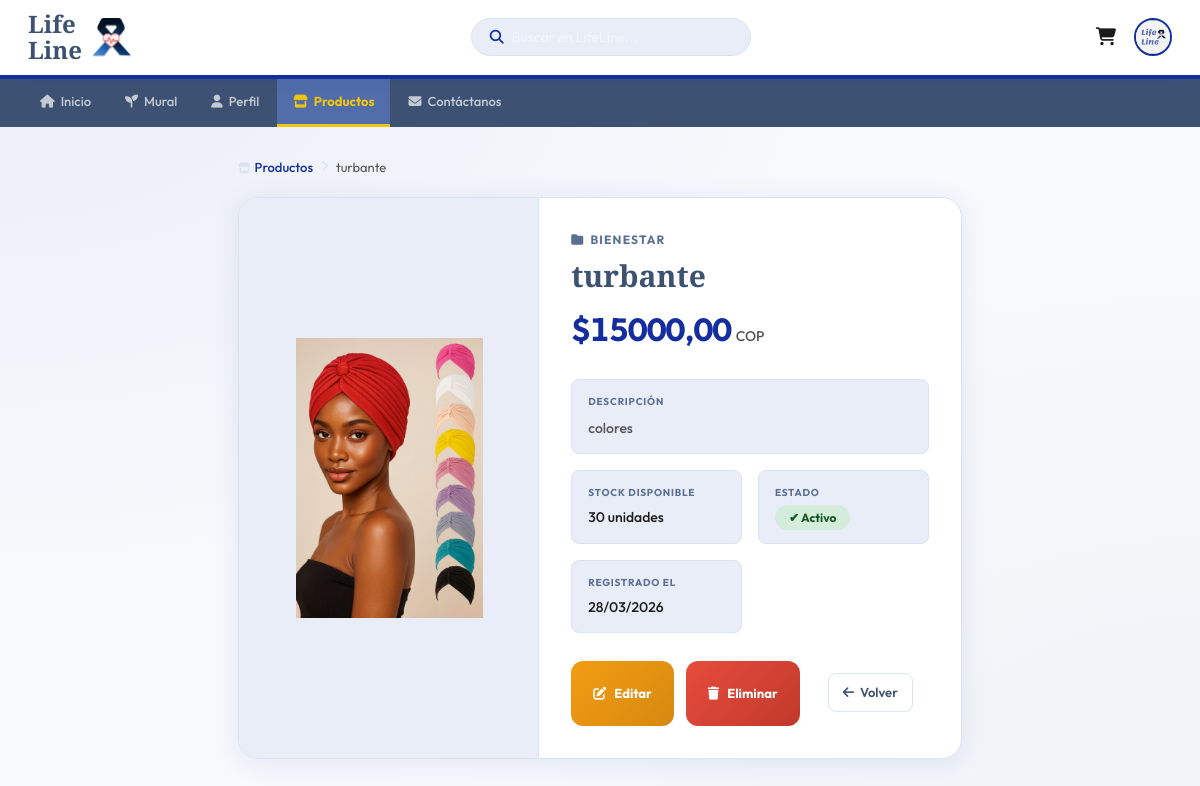
Page /productos/detalle/3/ (signed in) on the committed database.
### productos/models.py (models this page shows, shortened)
class Producto(models.Model):
    USO_CHOICES = [
        ('nauseas',   'Para náuseas'),
        ('fatiga',    'Para fatiga'),
        ('dolor',     'Para dolor'),
        ('nutricion', 'Nutrición'),
        ('higiene',   'Higiene y cuidado'),
        ('general',   'Uso general'),
    ]
    nombre = models.CharField(
        max_length=200,
        verbose_name='Nombre',
        validators=[MinLengthValidator(3, 'El nombre debe tener al menos 3 caracteres.')]
    )
    descripcion = models.TextField(verbose_name='Descripción')
    categoria = models.ForeignKey(
        Categoria,
        on_delete=models.PROTECT,
        verbose_name='Categoría'
    )
    precio_final = models.DecimalField(
        max_digits=10,
        decimal_places=2,
        verbose_name='Precio (COP)',
        validators=[
            MinValueValidator(0.01, 'El precio debe ser mayor a 0.'),
            MaxValueValidator(9999999, 'El precio máximo permitido es $9.999.999.')
        ]
    )
    cantidad = models.IntegerField(
        default=0,
        verbose_name='Stock',
        validators=[MinValueValidator(0, 'El stock no puede ser negativo.')]
    )
    estado = models.BooleanField(default=True, verbose_name='Activo')
    imagen = models.ImageField(
        upload_to='productos/',
        blank=True,
        null=True,
        verbose_name='Imagen'
    )
    uso_recomendado = models.CharField(
        max_length=20,
        choices=USO_CHOICES,
        default='general',
        verbose_name='Uso recomendado'
    )
    fecha_creacion = models.DateTimeField(auto_now_add=True, verbose_name='Fecha creación')
    fecha_vencimiento = models.DateField(
        null=True,
        blank=True,
        verbose_name='Fecha de vencimiento',
        help_text='Dejar vacío si el producto no vence.'
    )
    class Meta:
        verbose_name = 'Producto'
        verbose_name_plural = 'Productos'
        ordering = ['-fecha_creacion']
        unique_together = ('nombre', 'categoria')

class Categoria(models.Model):
    nombre = models.CharField(max_length=100, unique=True, verbose_name='Nombre')
    descripcion = models.TextField(blank=True, verbose_name='Descripción')
    class Meta:
        verbose_name = 'Categoría'
        verbose_name_plural = 'Categorías'
        ordering = ['nombre']
    def __str__(self):
        return self.nombre

### productos/views.py (the view)
# urls.py: path('detalle/<int:producto_id>/',    views.vista_detalle_producto, name='detalle_producto'),
@login_required
def vista_detalle_producto(request, producto_id):
    producto = get_object_or_404(Producto, id=producto_id)
    return render(request, 'productos/detalle.html', {'producto': producto})

### carrito/context_processors.py (called while the page is built)
def carrito_count(request):
    count = 0
    if request.user.is_authenticated:
        try:
            from carrito.models import CarritoItem
            from django.db.models import Sum
            count = CarritoItem.objects.filter(
                usuario=request.user
            ).aggregate(total=Sum('cantidad'))['total'] or 0
        except Exception:
            count = 0
    return {'carrito_count': count}

### templates/productos/detalle.html (shortened to what this page needs)
{% load static %}
<!DOCTYPE html>
<html lang="es">
<head>
<link rel="stylesheet" href="https://cdnjs.cloudflare.com/ajax/libs/font-awesome/6.5.1/css/all.min.css">
<link rel="stylesheet" href="{% static 'css/estilos.css' %}">
</head>
<body>
<div class="header-bar">
  <div class="header-logo-section">
    <div class="logo-text">Life<br>Line</div>
    <img src="{% static 'imagenes/Group 243 (3).png' %}" alt="logo">
  </div>
  <div class="search-box"><i class="fas fa-search"></i><input type="text" placeholder="Buscar en LifeLine..."></div>
  <div class="navbar-right">
    <div class="navbar-icon"><a href="{% url 'ver_carrito' %}"><i class="fas fa-shopping-cart"></i></a></div>
    <div class="user-photo"><img src="{% static 'imagenes/Group 244.png' %}" alt="Usuario"></div>
  </div>
</div>
<nav class="main-tabs">
  <a href="{% url 'home' %}"><i class="fas fa-home"></i> Inicio</a>
  <a href="{% url 'mural' %}"><i class="fas fa-seedling"></i> Mural</a>
  <a href="{% url 'perfil' %}"><i class="fas fa-user"></i> Perfil</a>
  <a href="{% url 'lista_productos' %}" class="active"><i class="fas fa-store"></i> Productos</a>
  <a href="{% url 'contactanos' %}"><i class="fas fa-envelope"></i> Contáctanos</a>
</nav>
<div class="detalle-wrapper">
  <div class="breadcrumb">
    <a href="{% url 'lista_productos' %}"><i class="fas fa-store" style="margin-right:4px"></i>Productos</a>
    <i class="fas fa-chevron-right"></i>
    <span>{{ producto.nombre }}</span>
  </div>
  <div class="detalle-card">
    <div class="detalle-img-col">
      {% if producto.imagen %}
        <img src="{{ producto.imagen.url }}" class="detalle-imagen" alt="{{ producto.nombre }}">
      {% else %}
        <div class="no-img-grande"><i class="fas fa-image"></i></div>
      {% endif %}
    </div>
    <div class="detalle-info-col">
      <div class="prod-cat"><i class="fas fa-folder"></i> {{ producto.categoria }}</div>
      <div class="prod-nombre">{{ producto.nombre }}</div>
      <div class="prod-precio">${{ producto.precio_final }}<small>COP</small></div>
      <div class="campo-desc">
        <div class="campo-label">Descripción</div>
        <div class="campo-valor">{{ producto.descripcion|default:"Sin descripción disponible." }}</div>
      </div>
      <div class="campo-grid">
        <div class="campo">
          <div class="campo-label">Stock disponible</div>
          <div class="campo-valor">{{ producto.cantidad }} unidades</div>
        </div>
        <div class="campo">
          <div class="campo-label">Estado</div>
          <div class="campo-valor">
            {% if producto.estado %}<span class="badge badge-activo">✔ Activo</span>
            {% else %}<span class="badge badge-inactivo">✖ Inactivo</span>{% endif %}
          </div>
        </div>
        <div class="campo">
          <div class="campo-label">Registrado el</div>
          <div class="campo-valor">{{ producto.fecha_creacion|date:"d/m/Y" }}</div>
        </div>
      </div>
      <div class="detalle-btns">
        <a href="{% url 'editar_producto' producto.id %}" class="btn-edit">
          <i class="fas fa-edit"></i> Editar
        </a>
        <a href="{% url 'eliminar_producto' producto.id %}" class="btn-del">
          <i class="fas fa-trash"></i> Eliminar
        </a>
        <a href="{% url 'lista_productos' %}" class="btn-back">
          <i class="fas fa-arrow-left"></i> Volver
        </a>
      </div>
    </div>
  </div>
</div>
</body>
</html>

### static/css/estilos.css (style rules this page uses)
:root { --color-primary: #3d5273; --color-secondary: #5b6e94; --color-accent: #142ea0; --color-menu-bg: #526eaa; --color-text-dark: #1a1a1a; --color-text-light:#555; --color-bg-light: #f0f2f5; --color-top-bar-bg:linear-gradient(135deg,#040418,#102468); --color-light-blue:#72a4d9; --color-gold: #f1c40f; --border-radius-lg:10px; --border-radius-sm:5px; }
* { box-sizing: border-box; margin: 0; padding: 0; }
body { font-family: 'Outfit', 'Segoe UI', Tahoma, Geneva, Verdana, sans-serif; background: #f7f9fc; color: var(--color-text-dark); line-height: 1.6; min-height: 100vh; display: flex; flex-direction: column; }
a { text-decoration: none; }
.header-bar { background: var(--color-top-bar-bg); border-bottom: 4px solid var(--color-accent); padding: 10px 24px; display: flex; justify-content: space-between; align-items: center; position: sticky; top: 0; z-index: 200; box-shadow: 0 2px 20px rgba(20,46,160,.12); }
.header-logo-section { display: flex; align-items: center; gap: 10px; }
.header-logo-section img { width: 38px; object-fit: contain; }
.logo-text { font-family: 'Cormorant Garamond', serif; font-size: 28px; font-weight: 700; line-height: 1.1; color: white; }
.search-box { background: rgba(255,255,255,.12); border-radius: 24px; padding: 8px 16px; display: flex; align-items: center; border: 1.5px solid rgba(255,255,255,.2); width: 260px; transition: border-color .2s; }
.search-box i { color: rgba(255,255,255,.7); font-size: 13px; }
.search-box input { border: none; background: none; outline: none; font-size: 14px; color: white; width: 100%; margin-left: 8px; font-family: inherit; }
.search-box input::placeholder { color: rgba(255,255,255,.5); }
.navbar-right { display: flex; align-items: center; gap: 10px; }
.user-photo { width: 38px; height: 38px; border-radius: 50%; overflow: hidden; border: 2px solid rgba(255,255,255,.5); display: flex; justify-content: center; align-items: center; }
.user-photo img { width: 100%; height: 100%; object-fit: cover; }
.main-tabs { background-color: #2d3e5f; display: flex; padding: 0 20px; flex-wrap: wrap; overflow-x: auto; }
.main-tabs a { color: rgba(255,255,255,.75); padding: 11px 15px; font-weight: 600; font-size: 13px; border-bottom: 3px solid transparent; transition: background .2s, color .2s, border-color .2s; display: flex; align-items: center; gap: 6px; white-space: nowrap; }
.main-tabs a.active { background: var(--color-menu-bg); color: var(--color-gold); border-bottom-color: var(--color-gold); font-weight: 700; }
.btn-back { display: inline-flex; align-items: center; gap: 7px; color: var(--color-primary); font-size: 14px; font-weight: 600; padding: 8px 16px; border: 1.5px solid #dce3f0; border-radius: 8px; background: white; transition: border-color .2s, background .2s; margin: 12px 16px; }

### rows in the picture
Producto: nombre "turbante", imagen (picture), categoria "BIENESTAR", precio_final "15000,00", descripcion "colores", cantidad "30", fecha_creacion "28/03/2026"
